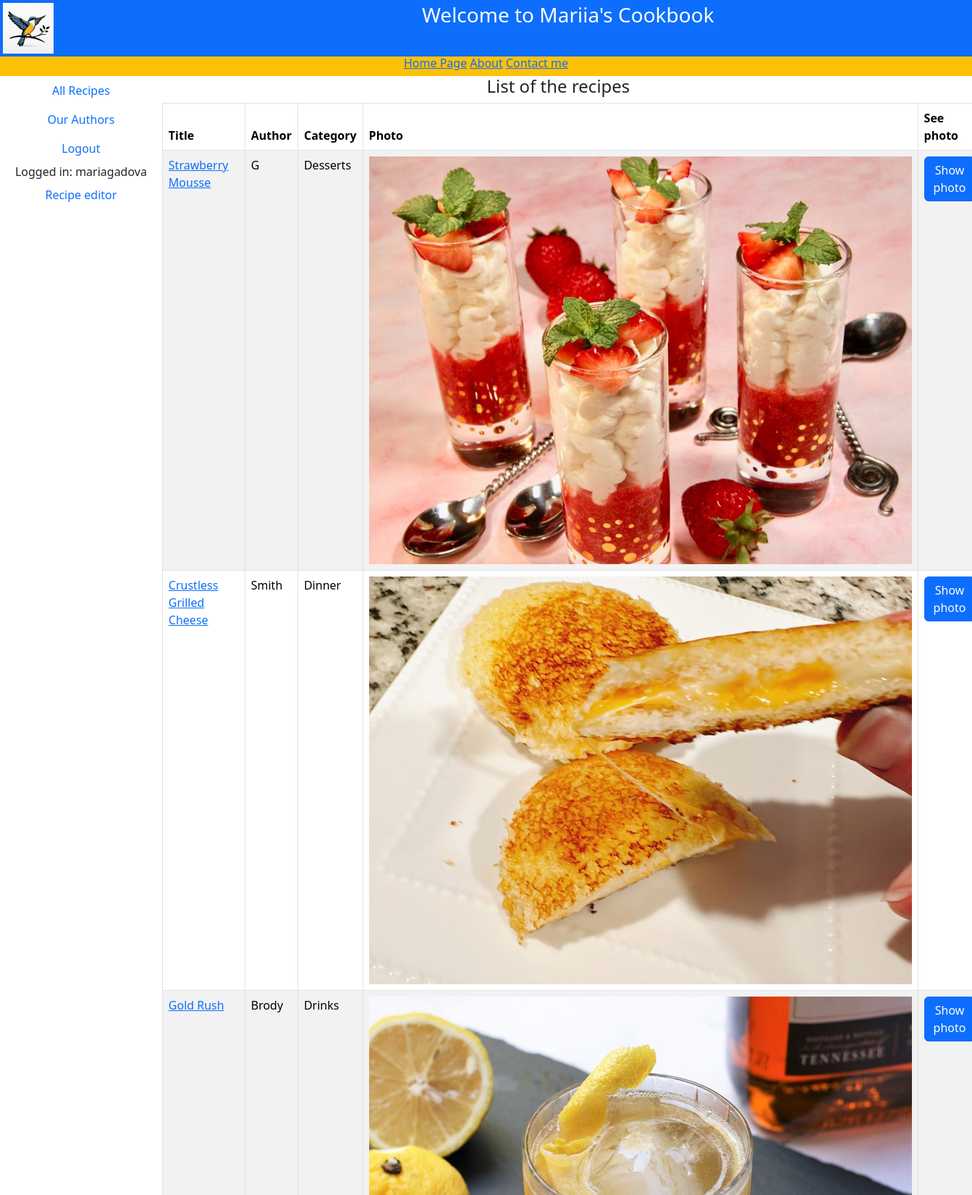
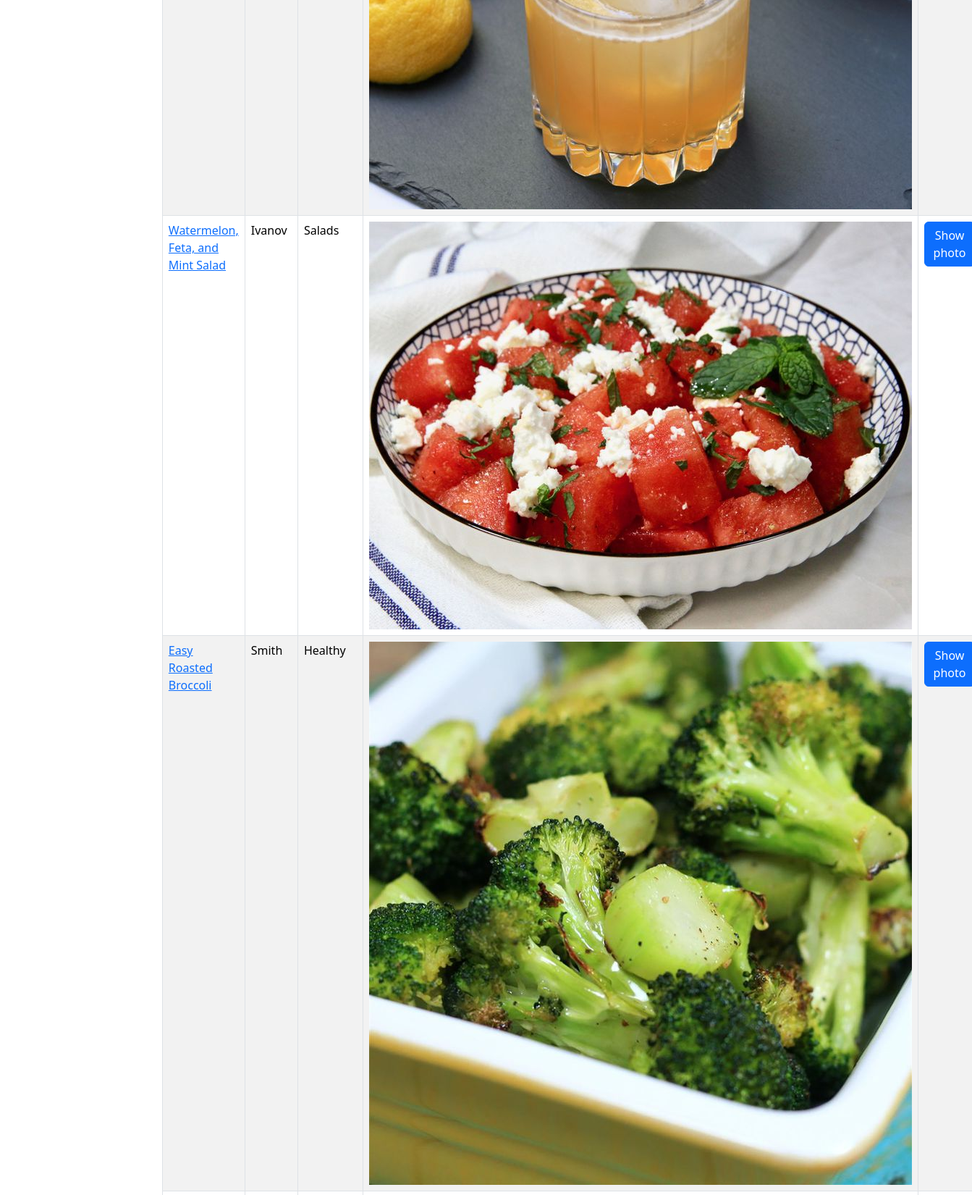
Page /recipes/ (signed in, upper part) on the committed database (2 pictures, top to bottom).
### myapp/models.py (models this page shows, shortened)
class Recipe(models.Model):
    title = models.CharField(max_length=50,
                             help_text="Enter the title",
                             verbose_name="Recipe title")
    category = models.ForeignKey('Category',
                                 on_delete=models.CASCADE,
                                 help_text="Enter the recipe category",
                                 verbose_name="Recipe category",
                                 null=True)
    cooking_time = models.DecimalField(decimal_places=1,
                                       max_digits=3,
                                       help_text="Enter estimated cooking time",
                                       verbose_name="Cooking time (in mins)")
    author = models.ManyToManyField('Author',
                                    help_text="Enter the author(s) of the recipe",
                                    verbose_name="Recipe author(s)")
    description = models.TextField(max_length=150,
                                   help_text="Provide the quick description",
                                   verbose_name="Recipe description")
    cooking_method = models.TextField(max_length=1000,
                                      help_text="Describe the cooking process",
                                      verbose_name="Recipe description")
    photo = models.ImageField(upload_to='images',
                              help_text="Upload a photo",
                              verbose_name="Photo", null=True)
    objects: models.Manager()
    def display_author(self):
        return ', '.join([author.last_name for author in
                          self.author.all()])
    display_author.short_description = "Authors"

class Author(models.Model):
    first_name = models.CharField(max_length=20,
                                  help_text="Enter your first name",
                                  verbose_name="Your first name")
    last_name = models.CharField(max_length=30,
                                 help_text="Enter your last name",
                                 verbose_name="Your last name")
    objects: models.Manager()

class Category(models.Model):
    name = models.CharField(max_length=50,
                            help_text=" Enter the category of your Recipe",
                            verbose_name="Recipe Category")
    def __str__(self):
        return self.name

### myapp/views.py (the view)
# urls.py: path('recipes/', views.RecipeListView.as_view(), name='recipes-list'),
class RecipeListView(ListView):
    model = Recipe
    context_object_name = 'recipes'

### templates/myapp/recipe_list.html
{% extends "myapp/base.html" %}
{% block content %}
<div class="row text-center text-dark lh-2">
    <h4>List of the recipes</h4>
</div>
    {% if recipes %}
    <table class="table table-striped table-bordered text-start">
        <thead>
            <tr>
                <th>Title</th>
                <th>Author</th>
                <th>Category</th>
                <th>Photo</th>
                <th>See photo</th>
            </tr>
        </thead>
        <tbody>
            {% for recipe in recipes %}
                <tr>
                    <td><a href="{{ recipe.id }}">{{ recipe.title }} </a></td>
                    <td>{{ recipe.display_author }}</td>
                    <td>{{ recipe.category }}</td>
                    <td><img src="{{ recipe.photo.url }}" alt="photo"
                             style="max-height:lOOpx"></td>
                    <td><a href="{{ recipe.photo.url }}"
                           class="btn btn-primary"
                           target="_blank"> Show photo</a></td>
                </tr>
            {% endfor %}
        </tbody>
    </table>
    {% else %}
        <p>No recipes available</p>
    {% endif %}
{% endblock %}

### templates/myapp/base.html (shortened to what this page needs)
<!DOCTYPE html>
<html lang="en">
<head>
    {% load static %}
    <link rel="stylesheet" href="/static/css/bootstrap.min.css">
</head>
<body>
    <div class="container-fluid p-1 bg-primary text-white text-center">
        <div class="row">
            <div class="col-2 text-start">
                <img src="{% static 'images/pp100.jpg' %}" width="70" height="70">
            </div>
            <div class="col-10">
                <h3>Welcome to Mariia's Cookbook</h3>
            </div>
        </div>
    </div>
    <div class="container-fluid">
        <div class="row bg-warning text-center">
            <h6>
                <a href="{% url 'index' %}">Home Page</a>
                <a href="{% url 'index' %}">About</a>
                <a href="{% url 'contact' %}">Contact me</a>
            </h6>
        </div>
    </div>
    <div class="container-fluid">
        <div class="row text-center text-body">
            <div class="col-2">
                {% block sidebar %}
                <nav class="nav flex-column">
                    <a class="nav-link" href="{% url 'recipes-list' %}">All Recipes</a>
                    <a class="nav-link" href="{% url 'authors-list' %}">Our Authors</a>
                    {% if user.is_authenticated %}
                        <a class="nav-link"
                           href="{% url 'logout' %}?next={{request.path}}">Logout</a>
                        <div>Logged in: {{ user.get_username }}</div>
                            <a class="nav-link"
                               href="{% url 'edit_recipes' %}">Recipe editor</a>
                    {% else %}
                        <a class="nav-link"
                           href="{% url 'login'%}?next={{request.path}}">Log in</a>
                    {% endif %}
                </nav>
                {% endblock sidebar %}
            </div>
            <div class="col-10">
                <div class="row text-center">
                    {% block content %}
                    {% endblock content %}
                </div>
            </div>
        </div>
    </div>
</body>
</html>

### rows in the picture
Recipe: title "Strawberry Mousse", display_author "G", category "Desserts", photo (picture)
Recipe: title "Crustless Grilled Cheese", display_author "Smith", category "Dinner", photo (picture)
Recipe: title "Gold Rush", display_author "Brody", category "Drinks", photo (picture)
Recipe: title "Watermelon, Feta, and Mint Salad", display_author "Ivanov", category "Salads", photo (picture)
Recipe: title "Easy Roasted Broccoli", display_author "Smith", category "Healthy", photo (picture)

### other values in the picture
{{ user.get_username }} "mariagadova"
